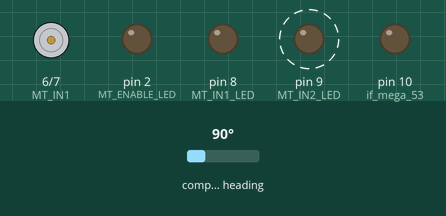
Simulated run of this sketch. Board: Arduino Mega 2560, built with avr-gcc and run on an emulated ATmega2560. Parts: motor-driver pin pairs drawn as motors (green arrow = first pin HIGH = forward, orange = second pin HIGH = backward, longer = more drive, scaled by the enable pin), output pins drawn as LEDs (lit = HIGH). Wiring (inferred from the names in the program): DS3231 clock at I2C address 0x68. Dashed ring = blinking. The inputs (shaded band) are chosen by the test bench; at power-on: compass heading 90°. The local clock reads 2024-03-15 10:24:30 at power-on unless the sketch sets it; storage starts empty; what the sketch prints to the serial monitor is not drawn.

Above: at 0.08 s.
Timing chart, 0 to 3.0 s (numbered marks = the images above):
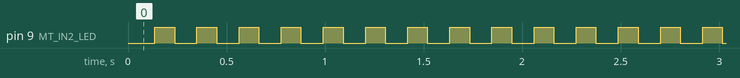

The sketch:

mdd_logger.ino
```cpp
//Mark Yeo; mark.yeo@student.unsw.edu.au
//Last Modified 18Apr15
//Measures change of magnetic field along magnometer's y-axis,
// then produces a magnetic field in the magnetorquer (aligned to y-axis) to oppose this change (B-Dot algorithm)
//Also logs data onto SD card (via SD card shield) in format: "[counter] [hour]h[minute]m[second]s {[x],[y],[z]}"

/*
 Arduino Pinout (+ SD shield: bend out SD shield A2-A3 legs & connect to GND & 5V respectively)
 GND  - MT GND
 A0-A5 - RT clock shield (line up SCL to A5)(daisychain MN on top)
 Pin2 - LED1 + resistor to gnd (mimics Pin5) (opt.)
 Pin3 - MN READY
 Pin4 - nothing (used by SD)
 Pin5 - MT ENABLE (grey)
 Pin6 - MT IN1 (yellow + green)
 Pin7 - MT IN2 (yellow + red)
 Pin8 - LED2 + resistor to gnd (green, mimics Pin6)
 Pin9 - LED3 + resistor to gnd (red, mimics Pin7)
 Pins10-13 - nothing (used by SD)

 */

/*Notes:
 - 'counter' variable resets to -1 every time serial monitor is opened
 */


#include <Wire.h>
#include <Adafruit_Sensor.h>
//Magnetorquer (MT)
#include "magnetorquer.h"
//Magnometer (MN)
#include <Adafruit_HMC5883_U.h>
#include "magnometer.h"
//SD logger (SD)
#include <SPI.h>
#include <SD.h>
//Clock (CL)
#include "clock.h"
#define X_DIR 0
#define Y_DIR 1
#define Z_DIR 2

//User-defined constants
#define MN_DELAY  100 //time between magnetorquer turning off and magnometer poll (ms)
#define MT_ON_TIME 100 //length of MT pulse (ms)
#define LOG_FILE_NAME "datalog6.txt" //name of log file (creates file if missing, else appends to existing)
#define MT_AXIS Y_DIR


Adafruit_HMC5883_Unified mag = Adafruit_HMC5883_Unified(12345); //12345 is a random unique ID
int MT_event[2][3] = {{0,0,0},{0,0,0}};
int counter = -1;
const int chipSelect = 4; //SD logger variable
void SD_write (int MT_event[3], int counter);


void setup() {
  MT_init();    //Initialise magnetorquer
  MN_init(mag); //Initialise magnometer

  //Initialise SD logger
  pinMode(10, OUTPUT); //if mega 53, else 10
  //SD.begin(chipSelect) //If serial debugging (below) disabled, uncomment this line
  //Begin code for serial debugging
  Serial.begin(9600);
  Serial.print("Initializing SD card...");
  if (!SD.begin(chipSelect)) {
    Serial.println("Card failed, or not present");
    return;
  }
  Serial.println("card initialized.");
  //End code for serial debugging

  //Initialise clock
  setDS3231time(0,0,0,1,1,1,1);  //(t = 0) //seconds, minutes, hours, day, date, month, year

  //-1th MN poll
  MN_getEvent(mag, MT_event[1]);
  SD_write(MT_event[1],-1);
  counter = 0;
}


void loop() {
  delay(MN_DELAY); //pause between turning off MT & polling MN

  //Poll magnometer
  MN_getEvent(mag, MT_event[counter%2]);

  //Pulse magnetorquer accordingly
  if (MT_event[counter%2][MT_AXIS]     //current poll
    > MT_event[(counter+1)%2][MT_AXIS]){ //previous poll //check > or <?
    //If strength in magnetic field (on the axis of the MT) is increasing, pulse the MT 'forward'
    MT_set(MT_MAX, MT_FWD);
    delay(MT_ON_TIME);
    MT_stop();
  } else {
    //If strength in magnetic field is decreasing, pulse the MT in 'reverse'
    MT_set(MT_MAX, MT_REV);
    delay(MT_ON_TIME);
    MT_stop();
  }

  //Log data to SD card (counter, timestamp, magnetic strength in x,y,z)
  SD_write(MT_event[counter%2],counter);
  counter++;
}


//Write data to SD card (counter, timestamp, magnetic strength in x,y,z)
void SD_write (int MT_event[3], int counter){
  //Generate string to write to file,
  // in format: [counter] [hour]h[minute]m[second]s {[x],[y],[z]}

  //Poll #
  String dataString = "";
  dataString += String(counter);
  dataString += " ";

  //Timestamp
  byte second, minute, hour;
  CL_getTime(&second, &minute, &hour);  //read time
  dataString += String(hour);
  dataString += "h";
  if (minute<10){
    dataString += "0";
  }
  dataString += String(minute);
  dataString += "m";
  if (second<10){
    dataString += "0";
  }
  dataString += String(second);
  dataString += "s ";

  //Magnetic strength in x,y,z dir's
  dataString += "{";
  for (int i = 0; i < 3; i++){
    dataString += String(MT_event[i]);
    if (i < 2) {
      dataString += " ";
    } else {
      dataString += "}";
    }
  }

  //Write string to file
  File dataFile = SD.open(LOG_FILE_NAME, FILE_WRITE);
  if (dataFile) {
    dataFile.println(dataString);
    dataFile.close();

    //Begin code for serial debugging
    Serial.println(dataString);
  } else {
    Serial.println("error opening file");
    //End code for serial debugging

  }
}
```

clock.cpp
```cpp
//Mark Yeo; mark.yeo@student.unsw.edu.au
//Last Modified 18Apr15
//Functions for DS3231 clock module
//Code taken from http://tronixstuff.com/2014/12/01/tutorial-using-ds1307-and-ds3231-real-time-clock-modules-with-arduino/

#include <Arduino.h>
#include "Wire.h"
#include "clock.h"
#define DS3231_I2C_ADDRESS 0x68


// Convert normal decimal numbers to binary coded decimal
byte decToBcd(byte val){
  return( (val/10*16) + (val%10) );
}


// Convert binary coded decimal to normal decimal numbers
byte bcdToDec(byte val){
  return( (val/16*10) + (val%16) );
}


// Sets time and date
void setDS3231time(byte second, byte minute, byte hour, byte dayOfWeek, byte dayOfMonth, byte month, byte year){
  Wire.beginTransmission(DS3231_I2C_ADDRESS);
  Wire.write(0); // set next input to start at the seconds register
  Wire.write(decToBcd(second)); // set seconds
  Wire.write(decToBcd(minute)); // set minutes
  Wire.write(decToBcd(hour)); // set hours
  Wire.write(decToBcd(dayOfWeek)); // set day of week (1=Sunday, 7=Saturday)
  Wire.write(decToBcd(dayOfMonth)); // set date (1 to 31)
  Wire.write(decToBcd(month)); // set month
  Wire.write(decToBcd(year)); // set year (0 to 99)
  Wire.endTransmission();
}

void readDS3231time(byte *second,byte *minute,byte *hour,byte *dayOfWeek,byte *dayOfMonth,byte *month,byte *year){
  Wire.beginTransmission(DS3231_I2C_ADDRESS);
  Wire.write(0); // set DS3231 register pointer to 00h
  Wire.endTransmission();
  Wire.requestFrom(DS3231_I2C_ADDRESS, 7);
  // request seven bytes of data from DS3231 starting from register 00h
  *second = bcdToDec(Wire.read() & 0x7f);
  *minute = bcdToDec(Wire.read());
  *hour = bcdToDec(Wire.read() & 0x3f);
  *dayOfWeek = bcdToDec(Wire.read());
  *dayOfMonth = bcdToDec(Wire.read());
  *month = bcdToDec(Wire.read());
  *year = bcdToDec(Wire.read());
}


void displayTime(){
  byte second, minute, hour, dayOfWeek, dayOfMonth, month, year;
  // retrieve data from DS3231
  readDS3231time(&second, &minute, &hour, &dayOfWeek, &dayOfMonth, &month,
  &year);
  // send it to the serial monitor
  Serial.print(hour, DEC);
  // convert the byte variable to a decimal number when displayed
  Serial.print(":");
  if (minute<10){
    Serial.print("0");
  }
  Serial.print(minute, DEC);
  Serial.print(":");
  if (second<10){
    Serial.print("0");
  }
  Serial.print(second, DEC);
  Serial.print(" ");
  Serial.print(dayOfMonth, DEC);
  Serial.print("/");
  Serial.print(month, DEC);
  Serial.print("/");
  Serial.print(year, DEC);
  Serial.print(" Day of week: ");
  switch(dayOfWeek){
  case 1:
    Serial.println("Sunday");
    break;
  case 2:
    Serial.println("Monday");
    break;
  case 3:
    Serial.println("Tuesday");
    break;
  case 4:
    Serial.println("Wednesday");
    break;
  case 5:
    Serial.println("Thursday");
    break;
  case 6:
    Serial.println("Friday");
    break;
  case 7:
    Serial.println("Saturday");
    break;
  }
}


void CL_getTime(byte *second,byte *minute,byte *hour){
  Wire.beginTransmission(DS3231_I2C_ADDRESS);
  Wire.write(0); // set DS3231 register pointer to 00h
  Wire.endTransmission();
  Wire.requestFrom(DS3231_I2C_ADDRESS, 7);
  // request 3 bytes of data from DS3231 starting from register 00h
  *second = bcdToDec(Wire.read() & 0x7f);
  *minute = bcdToDec(Wire.read());
  *hour = bcdToDec(Wire.read() & 0x3f);
}
```

clock.h
```cpp
//Mark Yeo; mark.yeo@student.unsw.edu.au
//Last Modified 18Apr15
//Functions for DS3231 clock module

#define DS3231_I2C_ADDRESS 0x68

//Stores time since poweron in second, minute, hour
void CL_getTime(byte *second,byte *minute,byte *hour);


byte decToBcd(byte val);
byte bcdToDec(byte val);
void setDS3231time(byte second, byte minute, byte hour, byte dayOfWeek, byte dayOfMonth, byte month, byte year);
void readDS3231time(byte *second,byte *minute,byte *hour,byte *dayOfWeek,byte *dayOfMonth,byte *month,byte *year);
void displayTime();
```

magnetorquer.cpp
```cpp
//Mark Yeo; mark.yeo@student.unsw.edu.au
//Last Modified 22Feb15
//ADC implementation for controlling a magnetorquer using an L298N H-Bridge
// (.c extension doesn't work for some reason)


#include <Arduino.h>
#include "magnetorquer.h"


int MT_init() {
    pinMode(MT_ENABLE, OUTPUT);
    pinMode(MT_IN1, OUTPUT);
    pinMode(MT_IN2, OUTPUT);
    pinMode(MT_ENABLE_LED, OUTPUT);
    pinMode(MT_IN1_LED, OUTPUT);
    pinMode(MT_IN2_LED, OUTPUT);

    digitalWrite(MT_ENABLE, LOW);  //H-Bridge only works when ENABLE is HIGH
    digitalWrite(MT_ENABLE_LED, LOW);
    digitalWrite(MT_IN1, LOW);
    digitalWrite(MT_IN1_LED, LOW);
    digitalWrite(MT_IN2, LOW);
    digitalWrite(MT_IN2_LED, LOW);
    return 0;
}


int MT_set(int magnitude, int dir) {
    int ret;
    if (magnitude >= 0 && magnitude <= MT_MAX){
        if (dir == MT_FWD){
            analogWrite(MT_IN1, magnitude);
            analogWrite(MT_IN1_LED, magnitude);
            digitalWrite(MT_IN2, LOW);
            digitalWrite(MT_IN2_LED, LOW );
            ret = 0;
        } else if (dir == MT_REV){
            analogWrite(MT_IN2, magnitude);
            analogWrite(MT_IN2_LED, magnitude);
            digitalWrite(MT_IN1, LOW);
            digitalWrite(MT_IN1_LED, LOW );
            ret = 0;
        } else {
            ret = 1;//invalid direction
        }
    } else {
        ret = 2;    //invalid magnitude
    }
    return ret;
}

void MT_stop(){
  MT_set(0, MT_FWD);
}
```

magnetorquer.h
```cpp
//Mark Yeo; mark.yeo@student.unsw.edu.au
//Last Modified 18Apr15
//ADC for controlling a single-axis magnetorquer using an L298N H-Bridge


//Pins
#define MT_ENABLE 5
#define MT_IN1 6
#define MT_IN2 7
#define MT_ENABLE_LED 2
#define MT_IN1_LED 8
#define MT_IN2_LED 9

#define MT_FWD 1
#define MT_REV (-1)
#define MT_MAX 255


//Initialises magnetorquer
//- returns 0 on success
int MT_init(void);

//Sets current direction and value for magnetorquer
//- dir is either FWD or REV, magnitude is between 0 and MAX inclusive
//- returns 0 on success, 1 if invalid dir, 2 if invalid magnitude
int MT_set(int dir, int magnitude);

void MT_stop();
```

magnometer.cpp
```cpp
//Jabez Wilson : jabez.wilson@student.unsw.edu.au
//Mark Yeo: mark.yeo@student.unsw.edu.au
//Last Modified  :  13Apr15
//Magnometer (Adafruit HMC5883L) functions for the Magnetic Detumbler Demo

#include <Arduino.h>
#include"magnometer.h"

//function to make sure that the magnometer is connected
int MN_init(Adafruit_HMC5883_Unified mag){
  int ret = 1;
  if(!mag.begin()){
     //some error message?
    ret = 0;
  }
  return ret;
  pinMode(MN_READY, INPUT);
}


void MN_getEvent(Adafruit_HMC5883_Unified mag, int eventOut[3]){
  sensors_event_t eventIn;
  mag.getEvent(&eventIn);
  //while (digitalRead(MN_READY) != 1){}//ensures MN is ready to measure (i.e. for v. small MN_DELAY) //not firing w/ uno
  eventOut[0] = eventIn.magnetic.x;
  eventOut[1] = eventIn.magnetic.y;
  eventOut[2] = eventIn.magnetic.z;
}
```

magnometer.h
```cpp
//Jabez Wilson : jabez.wilson@student.unsw.edu.au
//last edited  :  16 Mar 15
//program to detect the sign of change in flux with Adafruit HMC5883L breakout triple axis megnetometer

#include <Wire.h>
#include <Adafruit_Sensor.h>
#include <Adafruit_HMC5883_U.h>

//number of millieseconds between checking two events from the magnetometer
#define MN_DELAY 200

//constants for plus and minus which is returned by return_direction
#define MN_PLUS 1
#define MN_MINUS (-1)

//'measurement ready' pin
#define MN_READY 48//check?

//function to make sure that the magnometer is connected
//returns 1 if mag is initialized 0 otherwise
int MN_init(Adafruit_HMC5883_Unified mag);

//function to return direction of the magnetic field to be activated by setMT
//return PLUS or MINUS
int MN_bdot(Adafruit_HMC5883_Unified mag);

void MN_getEvent(Adafruit_HMC5883_Unified mag, int eventOut[3]);
```

Measured:
- by itself, pin 9 (MT_IN2_LED): alternates HIGH for 0.10 s and LOW for 0.11 s
